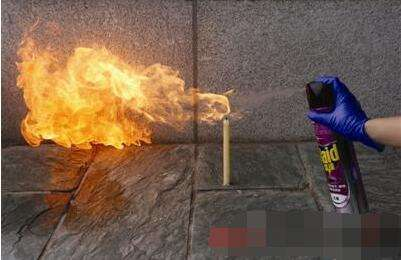
//> input picture sources/1.jpg, 401 x 260 px, given in place of b.mp4, which was not available
$ ./fire-detect   (built with g++ and OpenCV 4)
//> lines starting //> are read from the running program, lines starting //| are printed output that depends on the picture; after the words box and inside, x2 and y2 are one past the last pixel; in counts of white or black regions, pixels touching at a corner belong together; pictures that were not available may be replaced by others from this repository, and a replacement may not be noted
#include<opencv2/opencv.hpp>
#include<cv.h>

#include "highgui.h"
#include <stdio.h>
#include <math.h>
#include <iostream>
#include <ctime>
//#include<vector>

using namespace cv;
int redThre = 120; // 115~135
int saturationTh = 55; //55~65
Mat CheckColor(Mat &inImg);
void DrawFire(Mat &inputImg, Mat foreImg);

int main()
{

	VideoCapture capture("b.mp4");
	while (1)
	{
		Mat frame;

		capture >> frame;
//> frame is the input picture: 260 rows x 401 cols, CV_8UC3; mean B, G, R 74.7, 92.5, 115.7
		if (frame.empty())
			break;
		namedWindow("Control", CV_WINDOW_AUTOSIZE);
		//cvCreateTrackbar("redThre", "Control", &redThre, 255);
		//cvCreateTrackbar("saturationTh", "Control", &saturationTh, 255);
		CheckColor(frame);
		waitKey(1);
	}


	/*
	Mat inputImg = imread("4.jpg");
	CheckColor(inputImg);
	waitKey(0);
	*/

	return 0;
}

//The Color Check is According to "An Early Fire-Detection Method Based on Image Processing"

Mat CheckColor(Mat &inImg)
{
	Mat fireImg;
	fireImg.create(inImg.size(), CV_8UC1);
	Mat multiRGB[3];
	int a = inImg.channels();
//> a = 3
	split(inImg, multiRGB);
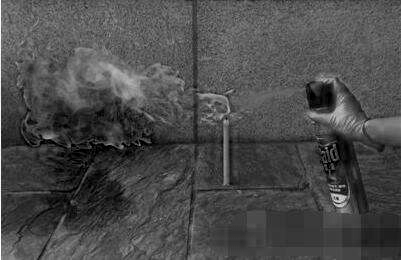
//> multiRGB[0]: 260 rows x 401 cols, CV_8UC1; min 0, max 255, mean 74.7
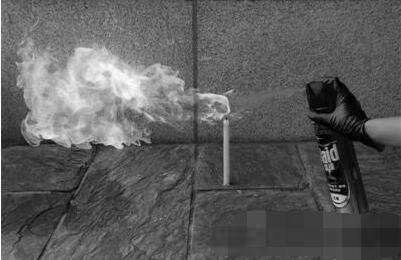
//> multiRGB[1]: 260 rows x 401 cols, CV_8UC1; min 0, max 255, mean 92.5
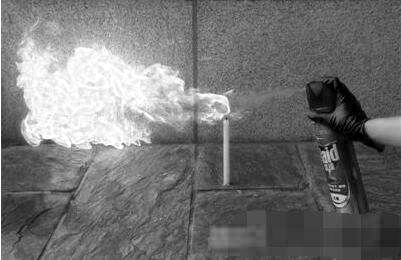
//> multiRGB[2]: 260 rows x 401 cols, CV_8UC1; min 0, max 255, mean 115.7

	for (int i = 0; i < inImg.rows; i++)
	{
		for (int j = 0; j < inImg.cols; j++)
		{
			float B, G, R;
			B = multiRGB[0].at<uchar>(i, j);
			G = multiRGB[1].at<uchar>(i, j);
			R = multiRGB[2].at<uchar>(i, j);

			float maxValue = max(max(B, G), R);
			float minValue = min(min(B, G), R);

			double S = (1 - 3.0*minValue / (R + G + B));//


			if (R > redThre &&R >= G && G >= B && S >((255 - R) * saturationTh / redThre))
			{
				fireImg.at<uchar>(i, j) = 255;
			}
			else
			{
				fireImg.at<uchar>(i, j) = 0;
			}
		}
	}
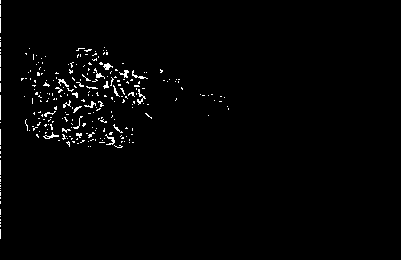
//> fireImg: 260 rows x 401 cols, CV_8UC1; 1.6% white in thin lines or dots, all inside (x1, y1, x2, y2) = (0, 0, 229, 239)

	erode(fireImg, fireImg, Mat(3, 3, CV_8UC1));
	//GaussianBlur(fireImg, fireImg, Size(5, 5), 0, 0);
	medianBlur(fireImg, fireImg, 5);
	dilate(fireImg, fireImg, Mat(5, 5, CV_8UC1));
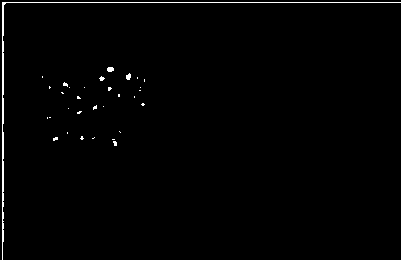
//> fireImg: 260 rows x 401 cols, CV_8UC1; 1.1% white in thin lines or dots
	imshow("Binary", fireImg);
	DrawFire(inImg, fireImg);
	return fireImg;
}

void DrawFire(Mat &inputImg, Mat foreImg)
{
	std::vector<std::vector<Point>> contours_set;//保存轮廓提取后的点集及拓扑关系
	findContours(foreImg, contours_set, CV_RETR_EXTERNAL, CV_CHAIN_APPROX_NONE);
//> contours_set = 32 contours, 30 with area under 20; largest, box (x1, y1, x2, y2) and area: (2, 2, 401, 260) 214, (107, 67, 114, 72) 21
	Point point1;
	Point point2;
	float a = 0.4, b = 0.75;
	float xmin1 = a*inputImg.cols, ymin1 = inputImg.rows, xmax1 = 0, ymax1 = 0;
//> xmin1 = 160.4; ymin1 = 260
	float xmin2 = b*inputImg.cols, ymin2 = inputImg.rows, xmax2 = a*inputImg.cols, ymax2 = 0;
//> xmin2 = 300.8; ymin2 = 260; xmax2 = 160.4
	float xmin3 = inputImg.cols, ymin3 = inputImg.rows, xmax3 = b*inputImg.cols, ymax3 = 0;
//> xmin3 = 401; ymin3 = 260; xmax3 = 300.8
	Rect finalRect1;
	Rect finalRect2;
	Rect finalRect3;
	std::vector<std::vector<Point>>  ::iterator iter = contours_set.begin();
	for (; iter != contours_set.end();)
	{
		Rect rect = boundingRect(*iter);
		float radius;
		Point2f center;
		minEnclosingCircle(*iter, center, radius);

		if (rect.area()> 0)
		{
			point1.x = rect.x;
			point1.y = rect.y;
			point2.x = point1.x + rect.width;
			point2.y = point1.y + rect.height;

			if (point2.x< a*inputImg.cols)
			{
				if (point1.x < xmin1)
					xmin1 = point1.x;
				if (point1.y < ymin1)
					ymin1 = point1.y;
				if (point2.x > xmax1 && point2.x < xmax2)
					xmax1 = point2.x;
				if (point2.y > ymax1)
					ymax1 = point2.y;
			}

			if (point2.x < b*inputImg.cols&&point2.x > a*inputImg.cols)
			{
				if (point1.x < xmin2 && point1.x>xmin1)
					xmin2 = point1.x;
				if (point1.y < ymin2)
					ymin2 = point1.y;
				if (point2.x > xmax2 && point2.x < xmax3)
					xmax2 = point2.x;
				if (point2.y > ymax2)
					ymax2 = point2.y;
			}

			if (point2.x < inputImg.cols&&point2.x > b*inputImg.cols)
			{
				if (point1.x < xmin3 && point1.x>xmin2)
					xmin3 = point1.x;
				if (point1.y < ymin3)
					ymin3 = point1.y;
				if (point2.x > xmax3)
					xmax3 = point2.x;
				if (point2.y > ymax3)
					ymax3 = point2.y;
			}

			++iter;
		}
		else
		{
			iter = contours_set.erase(iter);
		}

	}
//> this loop made 32 passes
//> (rect, center, radius, xmin1, ymin1, xmax1, ymax1) on pass 1: (Rect(113, 141, 4, 5), Point(114.5, 143), 2.5, 113, 141, 117, 146)
//> (rect, center, radius, xmin1, ymin1) on passes 2, 3, 8: (Rect(112, 139, 3, 1), Point(113, 139), 1, 112, 139), (Rect(92, 137, 3, 2), Point(93, 137.5), 1.12, 92, 137), (Rect(49, 117, 2, 1), Point(49.5, 117), 0.5, 49, 117)
//> after the loop, xmin1 = 42; ymin1 = 67; xmax1 = 145; ymax1 = 146; xmin2 = 300.8; ymin2 = 260; xmax2 = 160.4; ymax2 = 0; xmin3 = 401; ymin3 = 260; xmax3 = 300.8


	if (xmin1 == a*inputImg.cols&& ymin1 == inputImg.rows&&xmax1 == 0 && ymax1 == 0)
	{
		xmin1 = ymin1 = xmax1 = ymax1 = 0;
	}
	if (xmin2 == b*inputImg.cols&& ymin2 == inputImg.rows&& xmax2 == a*inputImg.cols&& ymax2 == 0)
	{
		xmin2 = ymin2 = xmax2 = ymax2 = 0;
	}
	if (xmin3 == inputImg.cols&&ymin3 == inputImg.rows&& xmax3 == b*inputImg.cols&& ymax3 == 0)
	{
		xmin3 = ymin3 = xmax3 = ymax3 = 0;
	}
	finalRect1 = Rect(xmin1, ymin1, xmax1 - xmin1, ymax1 - ymin1);
//> finalRect1 = Rect(42, 67, 103, 79)
	finalRect2 = Rect(xmin2, ymin2, xmax2 - xmin2, ymax2 - ymin2);
	finalRect3 = Rect(xmin3, ymin3, xmax3 - xmin3, ymax3 - ymin3);
	rectangle(inputImg, finalRect1, Scalar(0, 255, 0));
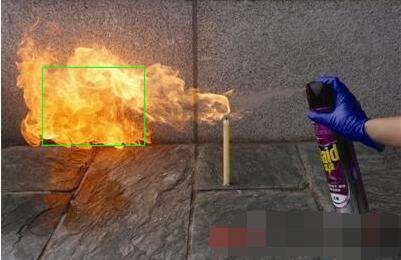
//> inputImg: 260 rows x 401 cols, CV_8UC3; 0.35% of pixels changed, all inside (x1, y1, x2, y2) = (42, 67, 145, 146)
	rectangle(inputImg, finalRect2, Scalar(0, 255, 0));
	rectangle(inputImg, finalRect3, Scalar(0, 255, 0));
	namedWindow("Fire_Detection", 0);
	imshow("Fire_Detection", inputImg);
}

$ run again, on sources/2.jpg
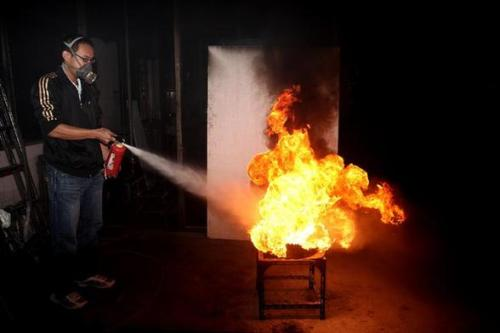
//> input picture sources/2.jpg, 500 x 333 px, given in place of b.mp4, which was not available
//> frame is the input picture: 333 rows x 500 cols, CV_8UC3; mean B, G, R 21.4, 33.6, 54.3
//> after the loop in CheckColor, `for (int i = 0; i < inImg.rows; i++)`:
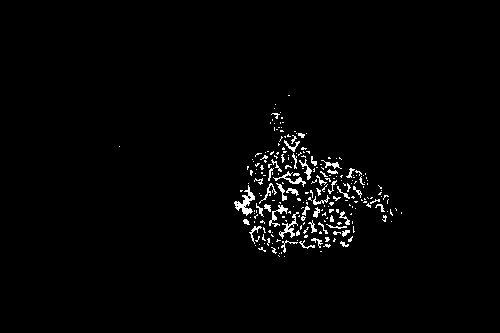
//> fireImg: 333 rows x 500 cols, CV_8UC1; 1.9% white in thin lines or dots, all inside (x1, y1, x2, y2) = (119, 95, 402, 257)
//> contours_set = 75 contours, 66 with area under 20; largest, box (x1, y1, x2, y2) and area: (238, 192, 258, 218) 186, (283, 227, 302, 240) 68, (281, 208, 291, 216) 36, (309, 171, 315, 182) 34, (329, 165, 342, 171) 34
//> the loop in DrawFire, `for (; iter != contours_set.end();)` made 75 passes
//> (rect, center, radius, xmin2, ymin2, xmax2, ymax2) on pass 1: (Rect(276, 253, 2, 2), Point(276.5, 253.5), 0.707, 276, 253, 278, 255)
//> after the loop in DrawFire, `for (; iter != contours_set.end();)`: xmin1 = 200; ymin1 = 333; xmax1 = 0; xmin2 = 238; ymin2 = 118; xmax2 = 374; ymax2 = 255; xmin3 = 382; ymin3 = 208; xmax3 = 389
//> finalRect2 = Rect(238, 118, 136, 137)
//> finalRect3 = Rect(382, 208, 7, 14)
//> in DrawFire, `rectangle(inputImg, finalRect2, Scalar(0, 255, 0));`:
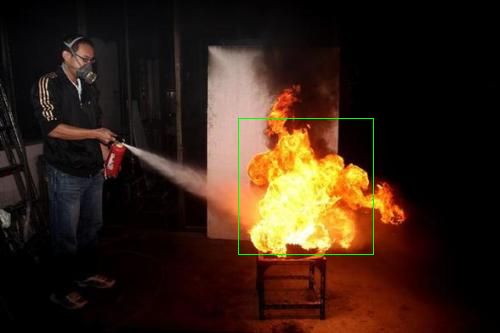
//> inputImg: 333 rows x 500 cols, CV_8UC3; 0.33% of pixels changed, all inside (x1, y1, x2, y2) = (238, 118, 374, 255)
